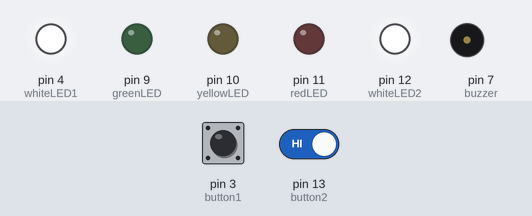
Bench run of a sketch on a simulated Arduino Uno, built with avr-gcc and run on an emulated ATmega328P. Parts: output pins drawn as LEDs (lit = HIGH), buzzer (waves = sounding). The inputs (shaded band) are chosen by the test bench; at power-on: pin 3 (button1) HIGH, pin 13 (button2) HIGH. Random numbers use the default seed unless the sketch sets one; pins used as bus, display or sensor lines are not drawn.

Above: at 6.8 s.
6.9 s: pin 3 (button1) pulled LOW for 0.2 s
At 7.8 s:
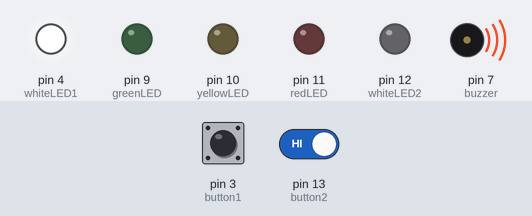
At 9.1 s:
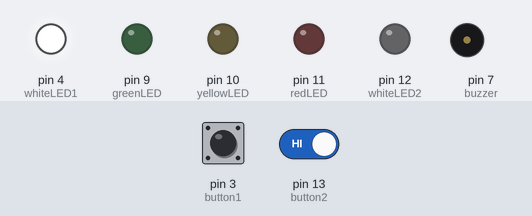
9.9 s: pin 13 (button2) driven LOW
12.9 s: pin 3 (button1) pulled LOW for 3.2 s
At 20.2 s:
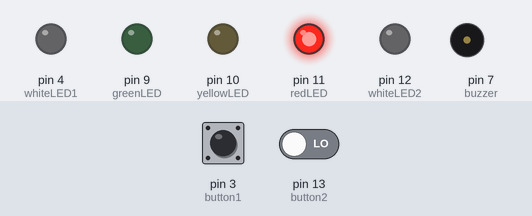
Timing chart, 0 to 25.2 s (numbered marks = the images above; inputs shaded):
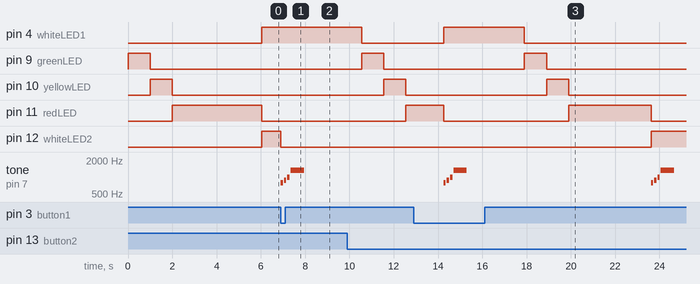

The sketch:

reac_game.ino
```cpp
#define NOTE_G5 784
#define NOTE_A5 880
#define NOTE_B5 988
#define NOTE_E6 1319

int whiteLED1 = 4;
int greenLED = 9;
int yellowLED = 10;
int redLED = 11;
int whiteLED2 = 12;

int buzzer = 7;

int button1 = 3;
int button2 = 13;

bool buttonPressed = 0;

void playVictoryTune() {
  tone(buzzer, NOTE_G5, 100);
  delay(150);
  tone(buzzer, NOTE_A5, 100);
  delay(150);
  tone(buzzer, NOTE_B5, 100);
  delay(150);
  tone(buzzer, NOTE_E6, 600);
  delay(700);
  noTone(buzzer);
  digitalWrite(buzzer, LOW);
  delay(2500);
}

void setup() {
  randomSeed(analogRead(A0));
  pinMode(whiteLED1, OUTPUT);
  pinMode(whiteLED2, OUTPUT);
  pinMode(greenLED, OUTPUT);
  pinMode(yellowLED, OUTPUT);
  pinMode(redLED, OUTPUT);
  pinMode(buzzer, OUTPUT);

  pinMode(button1, INPUT_PULLUP);
  pinMode(button2, INPUT_PULLUP);
}

void loop() {
  digitalWrite(greenLED, HIGH);
  digitalWrite(buzzer, HIGH);
  delay(100);
  digitalWrite(buzzer, LOW);
  delay(900);
  digitalWrite(greenLED, LOW);

  digitalWrite(yellowLED, HIGH);
  digitalWrite(buzzer, HIGH);
  delay(100);
  digitalWrite(buzzer, LOW);
  delay(900);
  digitalWrite(yellowLED, LOW);

  digitalWrite(redLED, HIGH);
  digitalWrite(buzzer, HIGH);
  delay(100);
  digitalWrite(buzzer, LOW);
  delay(random(900, 4901));
  digitalWrite(redLED, LOW);

  while (buttonPressed == 0) {
    digitalWrite(whiteLED1, HIGH);
    digitalWrite(whiteLED2, HIGH);
    if (digitalRead(button1) == 0) {
      buttonPressed = 1;
      digitalWrite(whiteLED2, LOW);
    } else if (digitalRead(button2) == 0) {
      buttonPressed = 1;
      digitalWrite(whiteLED1, LOW);
    }
  }
  playVictoryTune();
  buttonPressed = 0;
  digitalWrite(whiteLED1, LOW);
  digitalWrite(whiteLED2, LOW);
}
```

Measured:
- after the input at 6.9 s, pin 12 (whiteLED2): HIGH → LOW at once; tone on pin 7 (buzzer): plays 784 Hz for 0.10 s, 880 Hz for 0.10 s, 988 Hz for 0.10 s, 1319 Hz for 0.60 s, starting at once
- after the input at 12.9 s, pin 4 (whiteLED1): LOW → HIGH after 1.4 s, → LOW 3.7 s later
